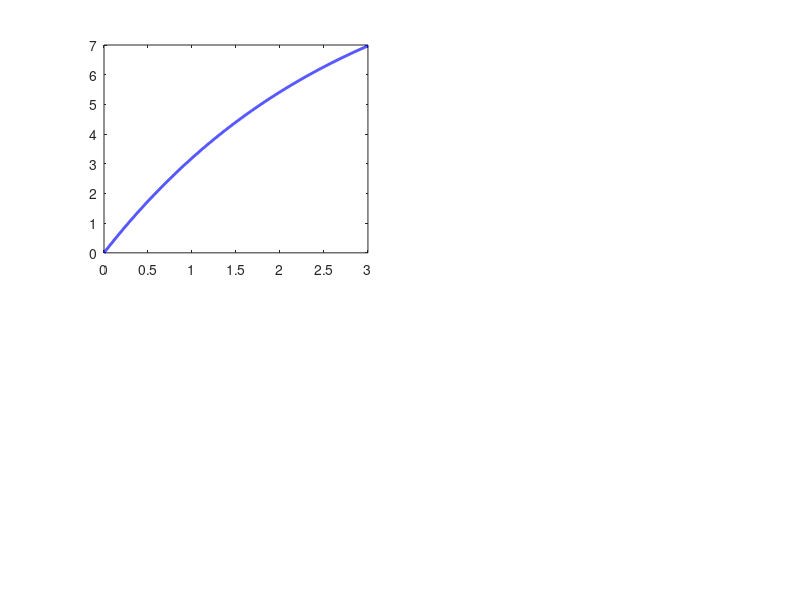

This chart was generated by the following MATLAB code: (Note: this script raises an error after producing the figure.)
% =========================================================
%  CE-1110 — Analisis de Senales Mixtas
%  Proyecto Grupal 2: Sistema de control de ascensor
%  Caracterizacion del sistema — Punto 7 de Tarea 1
%
%  NO requiere pkg control ni ningun paquete externo.
%
%  Modelo de la planta (2do orden con integrador):
%       G(s) = Ktotal / [ s*(tau*s + 1) ]
%
%  Respuesta al escalon (ec. 16 del modelo matematico):
%       theta(t) = Ktotal*A * [ t - tau*(1 - e^(-t/tau)) ]
%
%  Respuesta al impulso (ec. 17):
%       theta(t) = Ktotal * (1 - e^(-t/tau))
% =========================================================

clear; clc; close all;

% =========================================================
%  SECCION 1: Parametros del sistema
%  Reemplaza con tus valores medidos experimentalmente.
% =========================================================

Ra   = 5.0;    % [Ohm]        Resistencia de armadura (medir con multimetro)
Kt   = 0.02;   % [N*m/A]     Constante de torque (estimado, motor hobby sin hoja de datos)
Kb   = 0.02;   % [V*s/rad]   Constante de back-EMF (= Kt en motor DC ideal)
J    = 0.0005; % [kg*m^2]    Momento de inercia (cabina de papel + polea pequena, sin carga)
B    = 0.0001; % [N*m*s/rad] Friccion viscosa (despreciable, cabina de papel)

KPWM = 1.0;
KPH  = 0.95;
Kpot = 0.5;    % [V/rad] calibrar con el potenciometro real

% Parametros de simulacion
t_final = 3.0;   % [s] 60 cm se recorre rapido con motor de hobby
dt      = 0.001;
A_step  = 6.0;   % [V] amplitud del escalon (voltaje de alimentacion del L298N)

% =========================================================
%  SECCION 2: Calculo del modelo
%  Ecuaciones (10)-(14) del documento matematico
% =========================================================

denom_motor = Ra*B + Kt*Kb;
K_motor     = Kt / denom_motor;       % Ganancia DC del motor
tau         = Ra*J / denom_motor;     % Constante de tiempo [s]
Ktotal      = KPWM * KPH * K_motor * Kpot;

fprintf('=== Parametros del modelo ===\n');
fprintf('  K_motor = %.4f\n', K_motor);
fprintf('  tau     = %.4f s\n', tau);
fprintf('  Ktotal  = %.4f\n', Ktotal);
fprintf('  Polo p1 = 0  (integrador)\n');
fprintf('  Polo p2 = %.4f rad/s\n', -1/tau);

% =========================================================
%  SECCION 3: Senales en el tiempo (formulas analiticas)
% =========================================================

t = 0:dt:t_final;

% Respuesta al impulso: theta(t) = Ktotal*(1 - e^(-t/tau))
theta_impulso = Ktotal .* (1 - exp(-t ./ tau));

% Respuesta al escalon: theta(t) = Ktotal*A*[t - tau*(1-e^(-t/tau))]
theta_escalon = Ktotal .* A_step .* (t - tau .* (1 - exp(-t ./ tau)));

% Rampa pura (sin transitorio) — referencia
rampa_pura = Ktotal .* A_step .* t;

% =========================================================
%  SECCION 4: Identificacion de tau y K desde la curva
%  Procedimiento de la Seccion 1.8 del modelo matematico
% =========================================================

valor_ss   = Ktotal;
umbral_63  = 0.632 * valor_ss;
idx_tau    = find(theta_impulso >= umbral_63, 1, 'first');
tau_medido = t(idx_tau);

fprintf('\n=== Identificacion desde la curva de impulso ===\n');
fprintf('  Valor estado estacionario : %.4f\n', valor_ss);
fprintf('  tau al 63.2%%              : %.4f s  (teorico: %.4f s)\n', ...
        tau_medido, tau);

% =========================================================
%  SECCION 5: Polos del sistema
%  G(s) = Ktotal / [tau*s^2 + s]
%  Raices: s*(tau*s+1)=0  =>  p1=0,  p2=-1/tau
% =========================================================

p1 = 0;
p2 = -1 / tau;

fprintf('\n=== Polos de G(s) ===\n');
fprintf('  p1 = 0          (integrador puro)\n');
fprintf('  p2 = %.4f rad/s\n', p2);
fprintf('  Sin ceros finitos\n');

% =========================================================
%  SECCION 6: Frecuencia de muestreo sugerida
%  Criterio: fs >= 10 x ancho de banda del sistema
%  BW aprox = |p2| / (2*pi)  [Hz]
% =========================================================

BW_hz       = abs(p2) / (2*pi);
fs_sugerida = max(10 * BW_hz * 5, 100);   % minimo 100 Hz
Ts_sugerido = 1 / fs_sugerida;

fprintf('\n=== Frecuencia de muestreo ===\n');
fprintf('  Ancho de banda aprox. : %.4f Hz\n', BW_hz);
fprintf('  fs sugerida           : %.1f Hz\n', fs_sugerida);
fprintf('  Ts sugerido           : %.5f s\n', Ts_sugerido);

% =========================================================
%  SECCION 7: Figuras
% =========================================================

figure('Name', 'CE-1110 — Planta del ascensor', ...
       'NumberTitle', 'off', 'Position', [50, 50, 1100, 750]);

% ---- (a) Respuesta al impulso ----
subplot(2, 2, 1);
plot(t, theta_impulso, 'b-', 'LineWidth', 2);
hold on;
yline(Ktotal,    'r--', 'LineWidth', 1.2);
xline(tau_medido,'g-.', 'LineWidth', 1.2);
plot(tau_medido, umbral_63, 'go', 'MarkerSize', 9, 'MarkerFaceColor', 'g');
xlabel('Tiempo [s]');
ylabel('theta(t) [rad]');
title('Respuesta al impulso');
legend('theta(t)', ...
       ['Ktotal = ' num2str(Ktotal, '%.3f')], ...
       ['tau = '    num2str(tau_medido, '%.3f') ' s'], ...
       'Punto 63.2%', 'Location', 'southeast');
grid on;

% ---- (b) Respuesta al escalon ----
subplot(2, 2, 2);
plot(t, theta_escalon, 'b-', 'LineWidth', 2);
hold on;
plot(t, rampa_pura, 'r--', 'LineWidth', 1.2);
xlabel('Tiempo [s]');
ylabel('theta(t) [rad]');
title(['Respuesta al escalon  (V = ' num2str(A_step) ' V)']);
legend('theta(t) real', 'Rampa ideal Ktotal*A*t', 'Location', 'northwest');
grid on;
text(0.3, max(theta_escalon)*0.5, ...
     {'Sin controlador:', 'el ascensor no se detiene'}, ...
     'FontSize', 9, 'Color', 'r');

% ---- (c) Diagrama de polos y ceros (manual, sin paquete) ----
subplot(2, 2, 3);
hold on;

margen = abs(p2) * 0.5;
xlim([p2 - margen,  abs(p2)*0.3]);
ylim([-abs(p2)*0.4, abs(p2)*0.4]);

xline(0, 'k-', 'LineWidth', 0.8);
yline(0, 'k-', 'LineWidth', 0.8);

plot(p1, 0, 'rx', 'MarkerSize', 16, 'LineWidth', 2.5);
plot(p2, 0, 'rx', 'MarkerSize', 16, 'LineWidth', 2.5);

text(p1 + margen*0.05,  abs(p2)*0.10, ...
     'p1 = 0  (integrador)', 'FontSize', 9, 'Color', 'r');
text(p2 - margen*0.02, -abs(p2)*0.14, ...
     ['p2 = ' num2str(p2, '%.2f') ' rad/s'], ...
     'FontSize', 9, 'Color', 'r', 'HorizontalAlignment', 'right');

xlabel('Re(s)  [rad/s]');
ylabel('Im(s)  [rad/s]');
title('Diagrama de polos y ceros — G(s)');
legend('Polo (x)', 'Location', 'northeast');
grid on;

% ---- (d) Transitorio vs rampa ideal ----
subplot(2, 2, 4);
diferencia = rampa_pura - theta_escalon;
plot(t, theta_escalon, 'b-', 'LineWidth', 2);
hold on;
plot(t, rampa_pura,  'r--', 'LineWidth', 1.2);
plot(t, diferencia,  'g-',  'LineWidth', 1.5);
xlabel('Tiempo [s]');
ylabel('theta(t) [rad]');
title('Efecto del transitorio exponencial');
legend('theta(t) real', 'Rampa ideal', ...
       'Error = Ktotal*A*tau*(1-e^{-t/tau})', ...
       'Location', 'northwest');
grid on;

sgtitle('CE-1110 — Caracterizacion de la planta (sin controlador)', ...
        'FontSize', 12, 'FontWeight', 'bold');

% =========================================================
%  SECCION 8: Tabla resumen en consola
% =========================================================

fprintf('\n=== Tabla resumen de parametros ===\n');
fprintf('%-22s %-10s %-20s %s\n', 'Parametro', 'Simbolo', 'Valor', 'Metodo');
fprintf('%s\n', repmat('-', 1, 74));
fprintf('%-22s %-10s %-20s %s\n', 'Resist. armadura',    'Ra',   [num2str(Ra) ' Ohm'],              'Multimetro');
fprintf('%-22s %-10s %-20s %s\n', 'Constante de tiempo', 'tau',  [num2str(tau,'%.4f') ' s'],         'Curva escalon 63.2%');
fprintf('%-22s %-10s %-20s %s\n', 'Ganancia motor',      'K',    num2str(K_motor,'%.4f'),            'Respuesta al impulso');
fprintf('%-22s %-10s %-20s %s\n', 'Ganancia total',      'Ktot', num2str(Ktotal,'%.4f'),             'Cadena directa');
fprintf('%-22s %-10s %-20s %s\n', 'Polo dominante',      'p2',   [num2str(p2,'%.2f') ' rad/s'],      'Modelo');
fprintf('%-22s %-10s %-20s %s\n', 'Ganancia potenc.',    'Kpot', [num2str(Kpot) ' V/rad'],          'Calibracion');
fprintf('%-22s %-10s %-20s %s\n', 'Frec. muestreo',      'fs',   [num2str(fs_sugerida,'%.0f') ' Hz'],'Criterio 10x BW');

fprintf('\nListo.\n');
